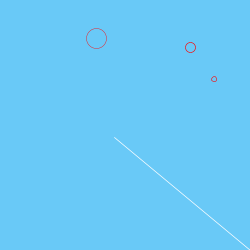
Frame 1 (no input)
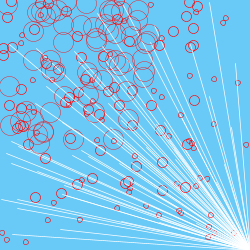
Frame 60 (the mouse pressed at the canvas centre just before this capture)
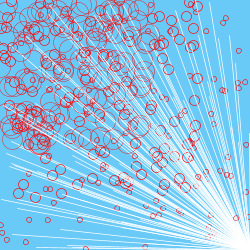
Frame 120 (the mouse held since frame 60 and released just before this capture)

The Processing sketch that drew these frames (run headless with seeded random() and noise(); from frame 60 on, the mouse is pressed at the canvas centre):

// Processing sketch: processing_18589
// ── processing_18589.pde

void setup()
{
  size(250,250);
  background(#69C9F7);
  frameRate(40);
}
void draw()
{
  smooth();
  noFill();
  strokeWeight(0.4);
  stroke(#FF0000);
  ellipse(random(150),random(150),20,20);
    strokeWeight(0.6);
    ellipse(random(200),random(200),10,10);
    ellipse(random(250),random(250),5,5);
    strokeWeight(0.7);
     stroke(255);
          line (250,250,random(250),random(250));
  translate(100,100);
  rotate(0.5);
}
void mousePressed(){
  background(155);
}
